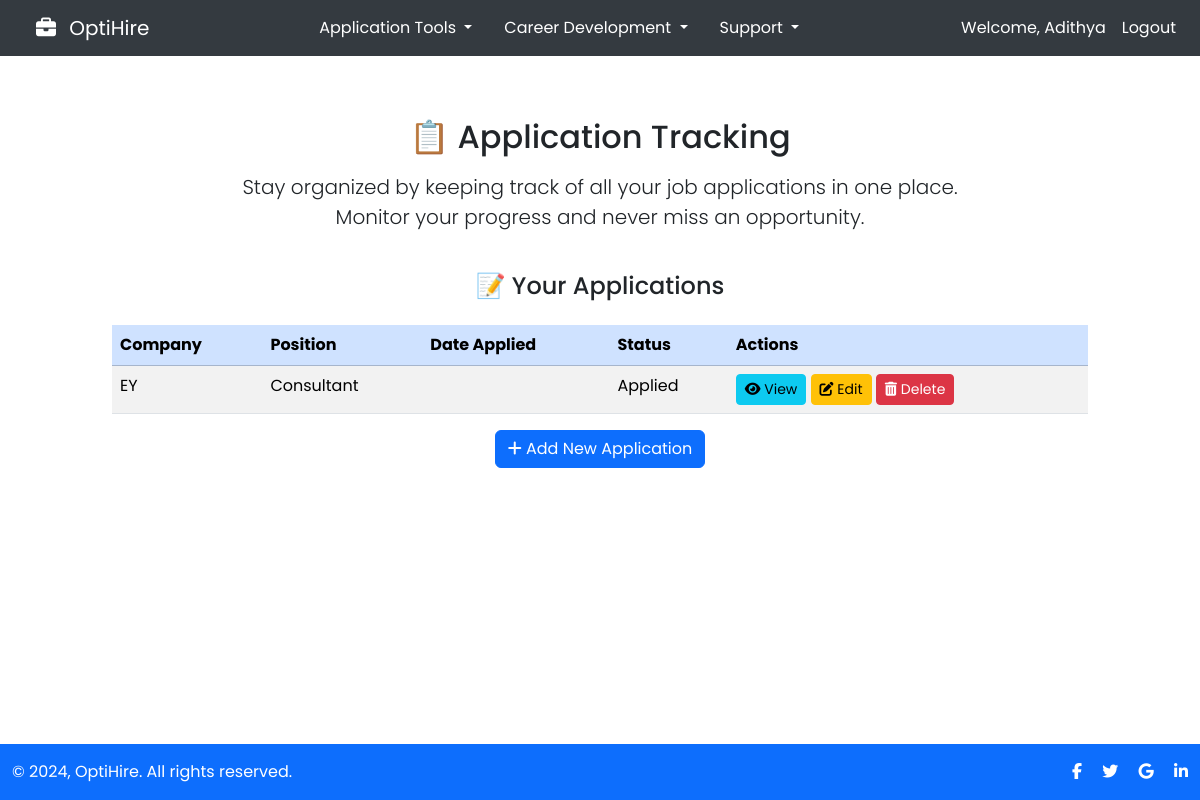
The app's page /application-tracking/ (signed in), older data.
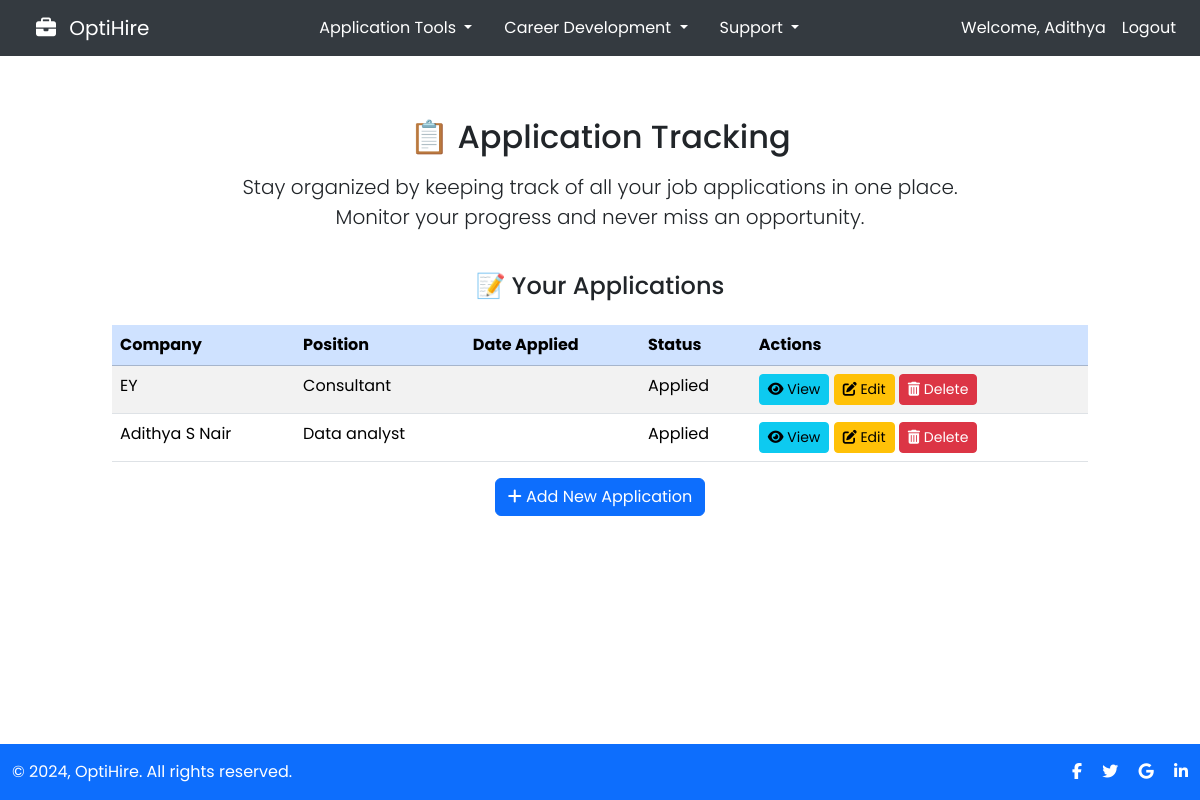
The same page, newer data.
### application_tracking/models.py (models this page shows, shortened)
class JobApplication(models.Model):
    STATUS_CHOICES = [
        ('Applied', 'Applied'),
        ('Interview', 'Interview'),
        ('Offer', 'Offer'),
        ('Rejected', 'Rejected'),
        ('Accepted', 'Accepted'),
    ]
    user = models.ForeignKey(User, on_delete=models.CASCADE)
    company = models.ForeignKey(Company, on_delete=models.CASCADE)
    position = models.CharField(max_length=255)
    application_date = models.DateField()
    status = models.CharField(max_length=20, choices=STATUS_CHOICES, default='Applied')
    notes = models.TextField(blank=True)
    resume = models.FileField(upload_to='resumes/', blank=True, null=True)
    cover_letter = models.FileField(upload_to='cover_letters/', blank=True, null=True)

class Company(models.Model):
    name = models.CharField(max_length=255)
    website = models.URLField(blank=True, null=True)
    description = models.TextField(blank=True)
    def __str__(self):
        return self.name

### application_tracking/views.py (the view)
# urls.py: path('', views.application_list, name='application_list'),
@login_required
def application_list(request):
    applications = JobApplication.objects.filter(user=request.user).order_by('-application_date')
    return render(request, 'application_tracking/application_list.html', {'applications': applications})

### application_tracking/templates/application_tracking/application_list.html (shortened to what this page needs)
<!DOCTYPE html>
<html lang="en">
<head>
    {% load static %}
    <link rel="stylesheet" href="{% static 'css/bootstrap.min.css' %}">
    <link rel="stylesheet" href="{% static 'css/styles.css' %}">
    <link href="https://cdnjs.cloudflare.com/ajax/libs/font-awesome/6.7.1/css/all.min.css" rel="stylesheet">
</head>
<body class="d-flex flex-column min-vh-100">
    {% include 'navbar.html' %}
    <main class="flex-fill">
        <div class="container-fluid my-5">
            <div class="row mb-4">
                <div class="col-lg-8 mx-auto text-center">
                    <h2 class="mb-3">📋 Application Tracking</h2>
                    <p class="lead">
                        Stay organized by keeping track of all your job applications in one place. Monitor your progress and never miss an opportunity.
                    </p>
                </div>
            </div>
            <div class="row">
                <div class="col-lg-10 mx-auto">
                    <h4 class="mb-4 text-center">📝 Your Applications</h4>
                    <table class="table table-striped table-hover">
                        <thead class="table-primary">
                            <tr>
                                <th>Company</th>
                                <th>Position</th>
                                <th>Date Applied</th>
                                <th>Status</th>
                                <th>Actions</th>
                            </tr>
                        </thead>
                        <tbody>
                            {% for application in applications %}
                            <tr>
                                <td>{{ application.company }}</td>
                                <td>{{ application.position }}</td>
                                <td>{{ application.date_applied }}</td>
                                <td>{{ application.status }}</td>
                                <td>
                                    <a href="{% url 'application_tracking:application_detail' application.pk %}" class="btn btn-info btn-sm">
                                        <i class="fas fa-eye"></i> View
                                    </a>
                                    <a href="{% url 'application_tracking:application_edit' application.pk %}" class="btn btn-warning btn-sm">
                                        <i class="fas fa-edit"></i> Edit
                                    </a>
                                    <a href="{% url 'application_tracking:application_delete' application.pk %}" class="btn btn-danger btn-sm">
                                        <i class="fas fa-trash-alt"></i> Delete
                                    </a>
                                </td>
                            </tr>
                            {% empty %}
                            <tr>
                                <td colspan="5" class="text-center">No applications found. Start by adding a new application.</td>
                            </tr>
                            {% endfor %}
                        </tbody>
                    </table>
                    <div class="text-center">
                        <a href="{% url 'application_tracking:application_add' %}" class="btn btn-primary mb-3">
                            <i class="fas fa-plus"></i> Add New Application
                        </a>
                    </div>
                </div>
            </div>
            <br>
        </div>
    </main>
    {% include 'footer.html' %}
</body>
</html>

Row changes from the older to the newer data that the page shows:
added JobApplication: company "Adithya S Nair", position "Data analyst", status "Applied"
